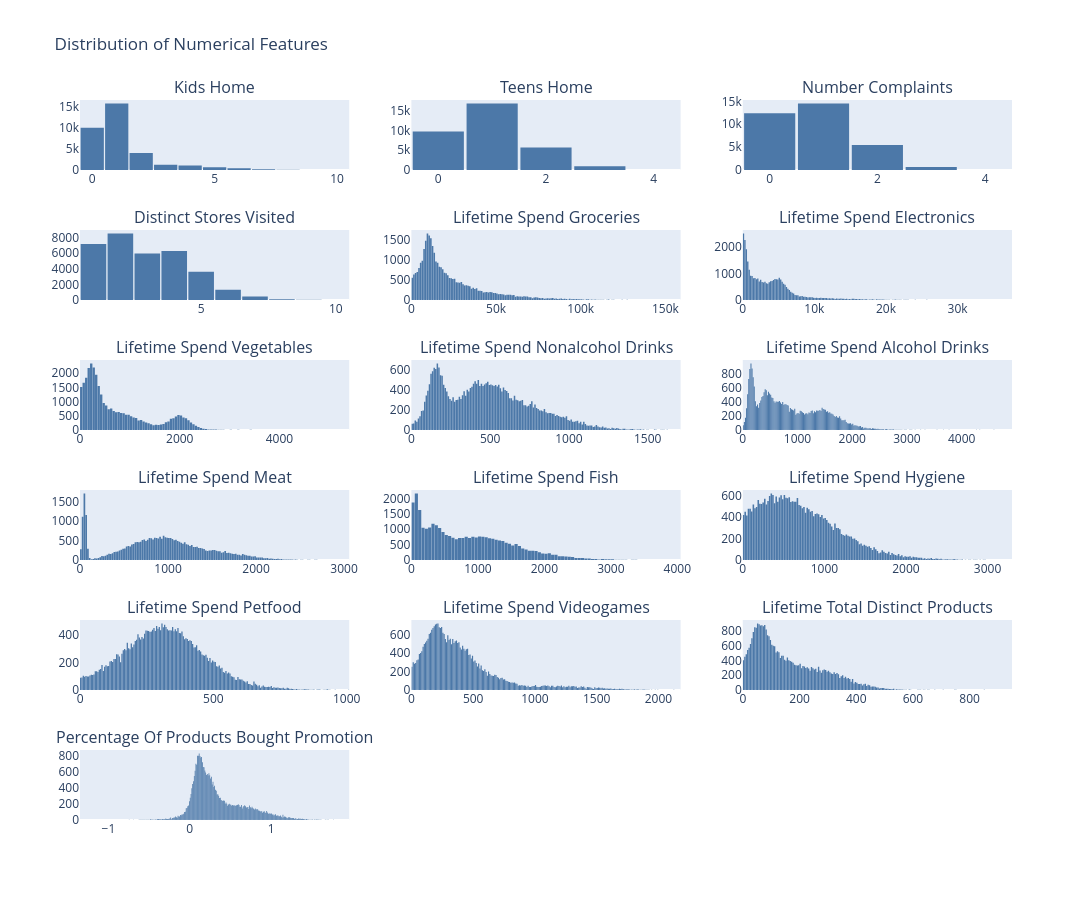

Notebook source saved alongside this figure:
### Markdown cell above
## Numerical Distributions

Spending features are expected to be right-skewed. This is important because it affects both outlier detection and the choice between mean and median-based approaches.

### Code cell
numeric_columns = [
    'kids_home',
    'teens_home',
    'number_complaints',
    'distinct_stores_visited',
    'lifetime_spend_groceries',
    'lifetime_spend_electronics',
    'lifetime_spend_vegetables',
    'lifetime_spend_nonalcohol_drinks',
    'lifetime_spend_alcohol_drinks',
    'lifetime_spend_meat',
    'lifetime_spend_fish',
    'lifetime_spend_hygiene',
    'lifetime_spend_petfood',
    'lifetime_spend_videogames',
    'lifetime_total_distinct_products',
    'percentage_of_products_bought_promotion',
]

plot_numeric_distributions(customer_info, numeric_columns)

### Figure 1 — Plotly figure (JSON) as saved in the notebook; plotly's stock layout.template omitted (floating-point values rounded to 4 significant figures; data arrays with more than 128 entries replaced by an {"elided": "..."} marker saying what was removed)
{"data": [{"marker": {"color": "#4C78A8"}, "showlegend": false, "type": "histogram", "x": {"elided": "34060 int values"}, "xaxis": "x", "yaxis": "y"}, {"marker": {"color": "#4C78A8"}, "showlegend": false, "type": "histogram", "x": {"elided": "34060 int values"}, "xaxis": "x2", "yaxis": "y2"}, {"marker": {"color": "#4C78A8"}, "showlegend": false, "type": "histogram", "x": {"elided": "34060 int values"}, "xaxis": "x3", "yaxis": "y3"}, {"marker": {"color": "#4C78A8"}, "showlegend": false, "type": "histogram", "x": {"elided": "34060 int values"}, "xaxis": "x4", "yaxis": "y4"}, {"marker": {"color": "#4C78A8"}, "showlegend": false, "type": "histogram", "x": {"elided": "34060 int values"}, "xaxis": "x5", "yaxis": "y5"}, {"marker": {"color": "#4C78A8"}, "showlegend": false, "type": "histogram", "x": {"elided": "34060 int values"}, "xaxis": "x6", "yaxis": "y6"}, {"marker": {"color": "#4C78A8"}, "showlegend": false, "type": "histogram", "x": {"elided": "34060 int values"}, "xaxis": "x7", "yaxis": "y7"}, {"marker": {"color": "#4C78A8"}, "showlegend": false, "type": "histogram", "x": {"elided": "34060 int values"}, "xaxis": "x8", "yaxis": "y8"}, {"marker": {"color": "#4C78A8"}, "showlegend": false, "type": "histogram", "x": {"elided": "34060 int values"}, "xaxis": "x9", "yaxis": "y9"}, {"marker": {"color": "#4C78A8"}, "showlegend": false, "type": "histogram", "x": {"elided": "34060 int values"}, "xaxis": "x10", "yaxis": "y10"}, {"marker": {"color": "#4C78A8"}, "showlegend": false, "type": "histogram", "x": {"elided": "34060 int values"}, "xaxis": "x11", "yaxis": "y11"}, {"marker": {"color": "#4C78A8"}, "showlegend": false, "type": "histogram", "x": {"elided": "34060 int values"}, "xaxis": "x12", "yaxis": "y12"}, {"marker": {"color": "#4C78A8"}, "showlegend": false, "type": "histogram", "x": {"elided": "34060 int values"}, "xaxis": "x13", "yaxis": "y13"}, {"marker": {"color": "#4C78A8"}, "showlegend": false, "type": "histogram", "x": {"elided": "34060 int values"}, "xaxis": "x14", "yaxis": "y14"}, {"marker": {"color": "#4C78A8"}, "showlegend": false, "type": "histogram", "x": {"elided": "34060 int values"}, "xaxis": "x15", "yaxis": "y15"}, {"marker": {"color": "#4C78A8"}, "showlegend": false, "type": "histogram", "x": {"elided": "34060 float values"}, "xaxis": "x16", "yaxis": "y16"}], "layout": {"annotations": [{"font": {"size": 16}, "showarrow": false, "text": "Kids Home", "x": 0.1444, "xanchor": "center", "xref": "paper", "y": 1.0, "yanchor": "bottom", "yref": "paper"}, {"font": {"size": 16}, "showarrow": false, "text": "Teens Home", "x": 0.5, "xanchor": "center", "xref": "paper", "y": 1.0, "yanchor": "bottom", "yref": "paper"}, {"font": {"size": 16}, "showarrow": false, "text": "Number Complaints", "x": 0.8556, "xanchor": "center", "xref": "paper", "y": 1.0, "yanchor": "bottom", "yref": "paper"}, {"font": {"size": 16}, "showarrow": false, "text": "Distinct Stores Visited", "x": 0.1444, "xanchor": "center", "xref": "paper", "y": 0.8194, "yanchor": "bottom", "yref": "paper"}, {"font": {"size": 16}, "showarrow": false, "text": "Lifetime Spend Groceries", "x": 0.5, "xanchor": "center", "xref": "paper", "y": 0.8194, "yanchor": "bottom", "yref": "paper"}, {"font": {"size": 16}, "showarrow": false, "text": "Lifetime Spend Electronics", "x": 0.8556, "xanchor": "center", "xref": "paper", "y": 0.8194, "yanchor": "bottom", "yref": "paper"}, {"font": {"size": 16}, "showarrow": false, "text": "Lifetime Spend Vegetables", "x": 0.1444, "xanchor": "center", "xref": "paper", "y": 0.6389, "yanchor": "bottom", "yref": "paper"}, {"font": {"size": 16}, "showarrow": false, "text": "Lifetime Spend Nonalcohol Drinks", "x": 0.5, "xanchor": "center", "xref": "paper", "y": 0.6389, "yanchor": "bottom", "yref": "paper"}, {"font": {"size": 16}, "showarrow": false, "text": "Lifetime Spend Alcohol Drinks", "x": 0.8556, "xanchor": "center", "xref": "paper", "y": 0.6389, "yanchor": "bottom", "yref": "paper"}, {"font": {"size": 16}, "showarrow": false, "text": "Lifetime Spend Meat", "x": 0.1444, "xanchor": "center", "xref": "paper", "y": 0.4583, "yanchor": "bottom", "yref": "paper"}, {"font": {"size": 16}, "showarrow": false, "text": "Lifetime Spend Fish", "x": 0.5, "xanchor": "center", "xref": "paper", "y": 0.4583, "yanchor": "bottom", "yref": "paper"}, {"font": {"size": 16}, "showarrow": false, "text": "Lifetime Spend Hygiene", "x": 0.8556, "xanchor": "center", "xref": "paper", "y": 0.4583, "yanchor": "bottom", "yref": "paper"}, {"font": {"size": 16}, "showarrow": false, "text": "Lifetime Spend Petfood", "x": 0.1444, "xanchor": "center", "xref": "paper", "y": 0.2778, "yanchor": "bottom", "yref": "paper"}, {"font": {"size": 16}, "showarrow": false, "text": "Lifetime Spend Videogames", "x": 0.5, "xanchor": "center", "xref": "paper", "y": 0.2778, "yanchor": "bottom", "yref": "paper"}, {"font": {"size": 16}, "showarrow": false, "text": "Lifetime Total Distinct Products", "x": 0.8556, "xanchor": "center", "xref": "paper", "y": 0.2778, "yanchor": "bottom", "yref": "paper"}, {"font": {"size": 16}, "showarrow": false, "text": "Percentage Of Products Bought Promotion", "x": 0.1444, "xanchor": "center", "xref": "paper", "y": 0.09722, "yanchor": "bottom", "yref": "paper"}], "bargap": 0.05, "height": 900, "title": {"text": "Distribution of Numerical Features"}, "width": 1200, "xaxis": {"anchor": "y", "domain": [0, 0.2889], "showgrid": false}, "xaxis10": {"anchor": "y10", "domain": [0, 0.2889], "showgrid": false}, "xaxis11": {"anchor": "y11", "domain": [0.3556, 0.6444], "showgrid": false}, "xaxis12": {"anchor": "y12", "domain": [0.7111, 1], "showgrid": false}, "xaxis13": {"anchor": "y13", "domain": [0, 0.2889], "showgrid": false}, "xaxis14": {"anchor": "y14", "domain": [0.3556, 0.6444], "showgrid": false}, "xaxis15": {"anchor": "y15", "domain": [0.7111, 1], "showgrid": false}, "xaxis16": {"anchor": "y16", "domain": [0, 0.2889], "showgrid": false}, "xaxis17": {"anchor": "y17", "domain": [0.3556, 0.6444], "showgrid": false}, "xaxis18": {"anchor": "y18", "domain": [0.7111, 1], "showgrid": false}, "xaxis2": {"anchor": "y2", "domain": [0.3556, 0.6444], "showgrid": false}, "xaxis3": {"anchor": "y3", "domain": [0.7111, 1], "showgrid": false}, "xaxis4": {"anchor": "y4", "domain": [0, 0.2889], "showgrid": false}, "xaxis5": {"anchor": "y5", "domain": [0.3556, 0.6444], "showgrid": false}, "xaxis6": {"anchor": "y6", "domain": [0.7111, 1], "showgrid": false}, "xaxis7": {"anchor": "y7", "domain": [0, 0.2889], "showgrid": false}, "xaxis8": {"anchor": "y8", "domain": [0.3556, 0.6444], "showgrid": false}, "xaxis9": {"anchor": "y9", "domain": [0.7111, 1], "showgrid": false}, "yaxis": {"anchor": "x", "domain": [0.9028, 1.0], "showgrid": false}, "yaxis10": {"anchor": "x10", "domain": [0.3611, 0.4583], "showgrid": false}, "yaxis11": {"anchor": "x11", "domain": [0.3611, 0.4583], "showgrid": false}, "yaxis12": {"anchor": "x12", "domain": [0.3611, 0.4583], "showgrid": false}, "yaxis13": {"anchor": "x13", "domain": [0.1806, 0.2778], "showgrid": false}, "yaxis14": {"anchor": "x14", "domain": [0.1806, 0.2778], "showgrid": false}, "yaxis15": {"anchor": "x15", "domain": [0.1806, 0.2778], "showgrid": false}, "yaxis16": {"anchor": "x16", "domain": [0, 0.09722], "showgrid": false}, "yaxis17": {"anchor": "x17", "domain": [0, 0.09722], "showgrid": false}, "yaxis18": {"anchor": "x18", "domain": [0, 0.09722], "showgrid": false}, "yaxis2": {"anchor": "x2", "domain": [0.9028, 1.0], "showgrid": false}, "yaxis3": {"anchor": "x3", "domain": [0.9028, 1.0], "showgrid": false}, "yaxis4": {"anchor": "x4", "domain": [0.7222, 0.8194], "showgrid": false}, "yaxis5": {"anchor": "x5", "domain": [0.7222, 0.8194], "showgrid": false}, "yaxis6": {"anchor": "x6", "domain": [0.7222, 0.8194], "showgrid": false}, "yaxis7": {"anchor": "x7", "domain": [0.5417, 0.6389], "showgrid": false}, "yaxis8": {"anchor": "x8", "domain": [0.5417, 0.6389], "showgrid": false}, "yaxis9": {"anchor": "x9", "domain": [0.5417, 0.6389], "showgrid": false}}}
